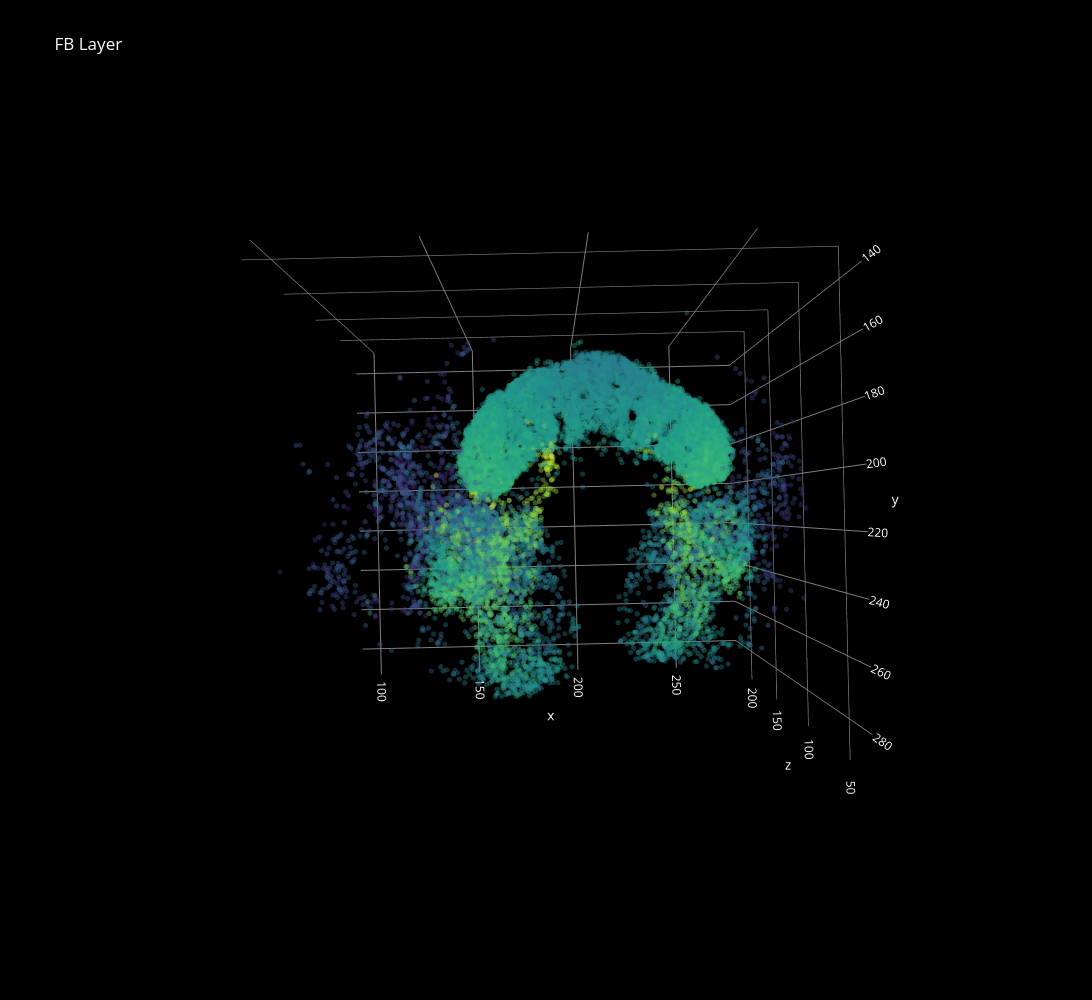

Notebook source saved alongside this figure:
### Code cell
def visualize_layer_plotly(points, title="FB Layer"):
    pts = np.array(points)
    x, y, z = pts[:,0], pts[:,1], pts[:,2]

    fig = go.Figure(data=[go.Scatter3d(
        x=x, y=y, z=z,
        mode='markers',
        marker=dict(
            size=3,        # <--- increase point size here
            opacity=0.4,
            color=z,
            colorscale='Viridis'
        )
    )])
    
    anterior_camera = dict(
    eye=dict(x=2, y=0, z=0),   # camera in front of the FB
    up=dict(x=0, y=1, z=1),         # z-axis is up
    center=dict(x=0, y=0, z=0) )


    fig.update_layout(
        scene_camera=anterior_camera,
        title=title,
        height=1000,       # <--- increase vertical height of the viewer
        width=1200,        # <--- optional: increase width too
        scene=dict(
            bgcolor="black",
            xaxis=dict(backgroundcolor="black", gridcolor="gray"),
            yaxis=dict(backgroundcolor="black", gridcolor="gray"),
            zaxis=dict(backgroundcolor="black", gridcolor="gray"),
        ),
        paper_bgcolor="black",
        font=dict(color="white")
    )

    fig.show()

def downsample_points(points, fraction=0.2):
    import random
    k = int(len(points) * fraction)
    return random.sample(points, k)

    
fb5_small = downsample_points(fb5_points, fraction=0.10)
visualize_layer_plotly(fb5_small)

### Figure 1 — Plotly figure (JSON) as saved in the notebook; plotly's stock layout.template omitted (floating-point values rounded to 4 significant figures; data arrays with more than 128 entries replaced by an {"elided": "..."} marker saying what was removed)
{"data": [{"marker": {"color": {"elided": "19433 float values"}, "colorscale": [[0, "#440154"], [0.1111, "#482878"], [0.2222, "#3e4989"], [0.3333, "#31688e"], [0.4444, "#26828e"], [0.5556, "#1f9e89"], [0.6667, "#35b779"], [0.7778, "#6ece58"], [0.8889, "#b5de2b"], [1, "#fde725"]], "opacity": 0.4, "size": 3}, "mode": "markers", "type": "scatter3d", "x": {"elided": "19433 float values"}, "y": {"elided": "19433 float values"}, "z": {"elided": "19433 float values"}}], "layout": {"font": {"color": "white"}, "height": 1000, "paper_bgcolor": "black", "scene": {"aspectmode": "auto", "aspectratio": {"x": 1.014, "y": 0.8738, "z": 1.128}, "bgcolor": "black", "camera": {"center": {"x": 0, "y": 0, "z": 0}, "eye": {"x": 2.989e-18, "y": -1.302e-16, "z": -2.127}, "projection": {"type": "perspective"}, "up": {"x": 0, "y": 0, "z": 1}}, "xaxis": {"backgroundcolor": "black", "gridcolor": "gray", "type": "linear"}, "yaxis": {"backgroundcolor": "black", "gridcolor": "gray", "type": "linear"}, "zaxis": {"backgroundcolor": "black", "gridcolor": "gray", "type": "linear"}}, "title": {"text": "FB Layer"}, "width": 1200}}
